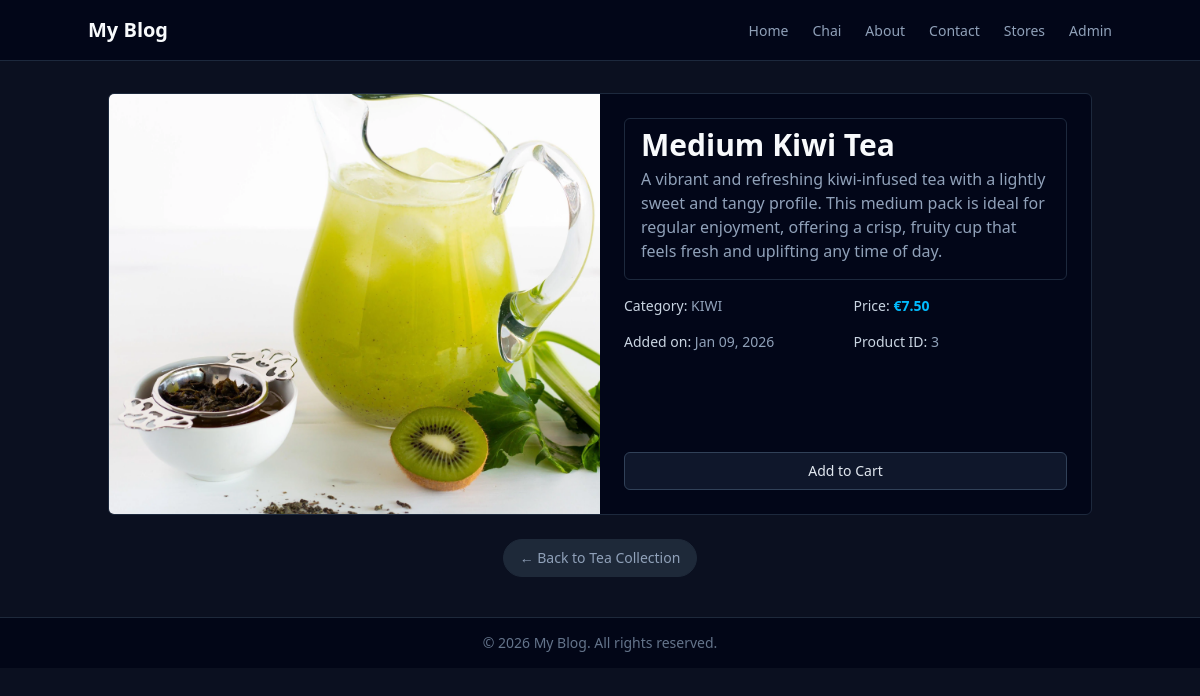
The page /chai/3/ on the database its author committed.
### chai/models.py (models this page shows, shortened)
class ChaiVariety(models.Model):
  CHAI_TYPE_CHOICE = [
    ('ML', "MASALA"),
    ('GR', "GINGER"),
    ('KL', "KIWI"),
    ('PL', "PLAIN"),
    ('EL', "ELAICHI"),
  ]
  name = models.CharField(max_length=100)
  image = models.ImageField(upload_to="chai/")
  date_added = models.DateTimeField(default=timezone.now)
  type = models.CharField(max_length=2, choices=CHAI_TYPE_CHOICE)
  price = models.DecimalField(max_digits=4,decimal_places=2, default=0.00)
  description = models.TextField(default="")

### chai/views.py (the view)
# urls.py: path('<int:chai_id>/', views.chai_detail, name='chai_detail'),
def chai_detail(request,chai_id):
  chai = get_object_or_404(ChaiVariety, pk=chai_id)
  return render(request, 'chai/chai_detail.html', {'chai':chai})

### chai/templates/chai/chai_detail.html (shortened to what this page needs)
{% extends "layout.html" %}
{% block content %}
<main class="max-w-5xl mx-auto mt-8 px-5">
	<section class="bg-slate-950 border border-slate-800 rounded-md overflow-hidden">
		<div class="grid grid-cols-1 md:grid-cols-2">
			<div class="h-full">
				<img
					src="{{ chai.image.url }}"
					alt="{{ chai.name }}"
					class="w-full h-full max-h-[420px] object-cover"
				/>
			</div>
			<div class="p-6 flex flex-col justify-between">
				<div class="space-y-4">
					<section class="bg-slate-950 border border-slate-800 rounded-md p-4 pt-2 mb-">
						<h1 class="text-slate-50 text-3xl font-semibold mb-1">
							{{ chai.name }}
						</h1>
						<p class="text-slate-400">
							{{ chai.description }}
						</p>
					</section>
					<div class="grid grid-cols-1 sm:grid-cols-2 gap-4 text-sm text-slate-400">
						<p>
							<span class="text-slate-300 font-medium">Category:</span>
							{{ chai.get_type_display }}
						</p>
						<p>
							<span class="text-slate-300 font-medium">Price:</span>
							<span class="text-sky-400 font-semibold">€{{ chai.price }}</span>
						</p>
						<p>
							<span class="text-slate-300 font-medium">Added on:</span>
							{{ chai.date_added|date:"M d, Y" }}
						</p>
						<p>
							<span class="text-slate-300 font-medium">Product ID:</span>
							{{ chai.id }}
						</p>
					</div>
				</div>
				<button
					type="button"
					class="mt-6 inline-flex w-full items-center justify-center rounded-md border border-slate-700 bg-slate-900 px-6 py-2 text-sm font-medium text-slate-200 hover:border-sky-400 hover:text-sky-100 hover:bg-slate-800 active:scale-[0.98] transition-all"
				>
					Add to Cart
				</button>
			</div>
		</div>
	</section>
<div class="flex justify-center">
	<a
		href="{% url 'all_chai' %}"
		class="mt-6 text-sm text-slate-400 hover:text-sky-400 transition-colors bg-gray-800 border-gray-800 border px-4 py-2 rounded-3xl hover:shadow-2xs hover:animate-pulse shadow-white "
	>
		← Back to Tea Collection
	</a>
</div>
</main>
{% endblock %}

### rows shown on the page
ChaiVariety: image (picture), name "Medium Kiwi Tea", description "A vibrant and refreshing kiwi-infused tea with a lightly sweet and tangy profile. This medium pack is ideal for regular enjoyment, offering a crisp, fruity cup that feels fresh and uplifting any time of day.", type "KIWI", price "7.50", date_added "Jan 09, 2026", id "3"
